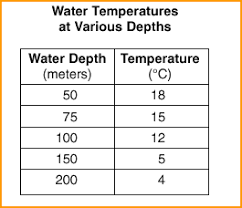
#> input picture images/shh.png, 242 x 208 px
$ python ocr.py --image images/shh.png
#> lines starting #> are read from the running program, lines starting #| are printed output that depends on the picture; after the words box and inside, x2 and y2 are one past the last pixel; in counts of white or black regions, pixels touching at a corner belong together
# USAGE
# python ocr.py --image images/example_01.png
# python ocr.py --image images/example_02.png  --preprocess blur

# import the necessary packages
from PIL import Image
from pyimagesearch.shapedetector import ShapeDetector
import pytesseract
import argparse
import cv2
import os
import numpy as np
import imutils


# construct the argument parse and parse the arguments
ap = argparse.ArgumentParser()
ap.add_argument("-i", "--image", required=False,
	help="path to input image to be OCR'd")
ap.add_argument("-p", "--preprocess", type=str, default="thresh",
	help="type of preprocessing to be done")
args = vars(ap.parse_args())

# load the example image and convert it to grayscale
#image = cv2.imread(args["image"])
print(args["image"])

image = cv2.imread('images/shh.png')
#> image is the input picture: shape (208, 242, 3); mean B, G, R 229.5, 234.1, 237.4
#python ocr.py --image images/example_01.png
gray = cv2.cvtColor(image, cv2.COLOR_BGR2GRAY)


resized = imutils.resize(image, width=300)
ratio = image.shape[0] / float(resized.shape[0])
#> ratio = 0.809
grayshape = cv2.cvtColor(resized, cv2.COLOR_BGR2GRAY)
blurred = cv2.GaussianBlur(grayshape, (5, 5), 0)
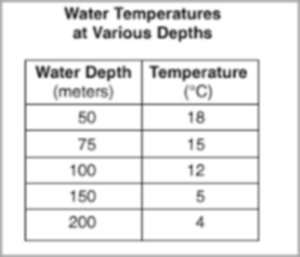
#> blurred: shape (257, 300); min 47, max 255, mean 234.6
thresh = cv2.threshold(blurred, 60, 255, cv2.THRESH_BINARY)[1]
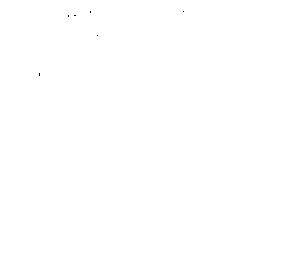
#> thresh: shape (257, 300); 100% white; black in thin lines or dots, all inside (x1, y1, x2, y2) = (39, 11, 184, 76)


def sort_contours(cnts, method="left-to-right"):
    # initialize the reverse flag and sort index
    reverse = False
    i = 0

    # handle if we need to sort in reverse
    if method == "right-to-left" or method == "bottom-to-top":
        reverse = True

    # handle if we are sorting against the y-coordinate rather than
    # the x-coordinate of the bounding box
    if method == "top-to-bottom" or method == "bottom-to-top":
        i = 1

    # construct the list of bounding boxes and sort them from top to
    # bottom
    boundingBoxes = [cv2.boundingRect(c) for c in cnts]
    (cnts, boundingBoxes) = zip(*sorted(zip(cnts, boundingBoxes),
                                        key=lambda b: b[1][i], reverse=reverse))

    # return the list of sorted contours and bounding boxes
    return (cnts, boundingBoxes)

def box_extraction(img_for_box_extraction_path, cropped_dir_path):

#> called with img_for_box_extraction_path = 'images/ex22.jpg', cropped_dir_path = './cropped/'
    img = cv2.imread(img_for_box_extraction_path, 0)  # Read the image
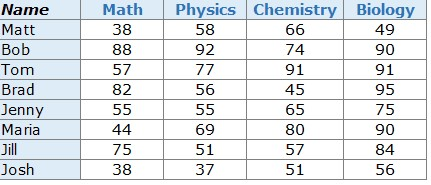
#> input picture images/ex22.jpg, 431 x 185 px
#> img: shape (185, 431); min 0, max 255, mean 230.5
    (thresh, img_bin) = cv2.threshold(img, 128, 255,
                                      cv2.THRESH_BINARY | cv2.THRESH_OTSU)  # Thresholding the image
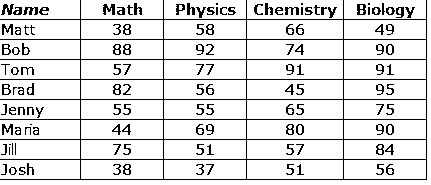
#> img_bin: shape (185, 431); 88.1% white; black in thin lines or dots
#> thresh = 173
    img_bin = 255-img_bin  # Invert the image
#> img_bin: shape (185, 431); 11.9% white in thin lines or dots

    cv2.imwrite("Image_bin.jpg",img_bin)

    # Defining a kernel length
    kernel_length = np.array(img).shape[1]//40
#> kernel_length = 10

    # A verticle kernel of (1 X kernel_length), which will detect all the verticle lines from the image.
    verticle_kernel = cv2.getStructuringElement(cv2.MORPH_RECT, (1, kernel_length))
#> verticle_kernel = [1, 1, 1, 1, 1, 1, 1, 1, 1, 1]
    # A horizontal kernel of (kernel_length X 1), which will help to detect all the horizontal line from the image.
    hori_kernel = cv2.getStructuringElement(cv2.MORPH_RECT, (kernel_length, 1))
    # A kernel of (3 X 3) ones.
    kernel = cv2.getStructuringElement(cv2.MORPH_RECT, (3, 3))

    # Morphological operation to detect verticle lines from an image
    img_temp1 = cv2.erode(img_bin, verticle_kernel, iterations=3)
#> img_temp1: shape (185, 431); 1.1% white in thin lines or dots, all inside (x1, y1, x2, y2) = (80, 0, 427, 168)
    verticle_lines_img = cv2.dilate(img_temp1, verticle_kernel, iterations=3)
#> verticle_lines_img: shape (185, 431); 1.1% white in thin lines or dots, all inside (x1, y1, x2, y2) = (80, 0, 427, 183)
    cv2.imwrite("verticle_lines.jpg",verticle_lines_img)

    # Morphological operation to detect horizontal lines from an image
    img_temp2 = cv2.erode(img_bin, hori_kernel, iterations=3)
#> img_temp2: shape (185, 431); 4.7% white in thin lines or dots, all inside (x1, y1, x2, y2) = (0, 19, 415, 180)
    horizontal_lines_img = cv2.dilate(img_temp2, hori_kernel, iterations=3)
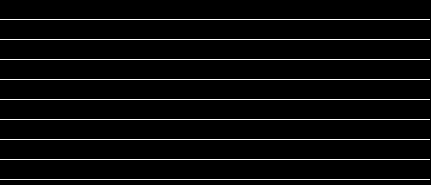
#> horizontal_lines_img: shape (185, 431); 4.9% white in thin lines or dots, all inside (x1, y1, x2, y2) = (0, 19, 430, 180)
    cv2.imwrite("horizontal_lines.jpg",horizontal_lines_img)

    # Weighting parameters, this will decide the quantity of an image to be added to make a new image.
    alpha = 0.5
    beta = 1.0 - alpha
    # This function helps to add two image with specific weight parameter to get a third image as summation of two image.
    img_final_bin = cv2.addWeighted(verticle_lines_img, alpha, horizontal_lines_img, beta, 0.0)
    img_final_bin = cv2.erode(~img_final_bin, kernel, iterations=2)
    (thresh, img_final_bin) = cv2.threshold(img_final_bin, 128, 255, cv2.THRESH_BINARY | cv2.THRESH_OTSU)
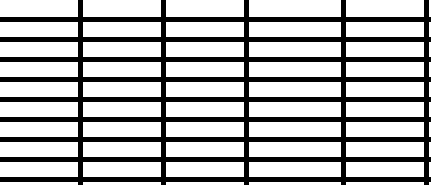
#> img_final_bin: shape (185, 431); 71.3% white; 1 black region
#> thresh = 127

    # For Debugging
    # Enable this line to see verticle and horizontal lines in the image which is used to find boxes
    cv2.imwrite("img_final_bin.jpg",img_final_bin)
    # Find contours for image, which will detect all the boxes

    print(img_final_bin,cv2.RETR_TREE, cv2.CHAIN_APPROX_SIMPLE)
#> (printed output is left out)
    cv2.imshow("img_final_bin", img_final_bin)

    contours, hierarchy = cv2.findContours(img_final_bin, cv2.RETR_TREE, cv2.CHAIN_APPROX_SIMPLE)
#> contours = 60 contours, 10 with area under 20; largest, box (x1, y1, x2, y2) and area: (249, 0, 341, 17) 1456, (249, 162, 341, 177) 1274, (249, 142, 341, 157) 1274, (249, 122, 341, 137) 1274, (249, 102, 341, 117) 1274
    # Sort all the contours by top to bottom.
    (contours, boundingBoxes) = sort_contours(contours, method="top-to-bottom")
#> in sort_contours, `boundingBoxes = [cv2.boundingRect(c) for c in cnts]`: boundingBoxes = 60 items, first 6: (429, 182, 2, 3), (346, 182, 78, 3), (249, 182, 92, 3), (166, 182, 78, 3), (83, 182, 78, 3), (0, 182, 78, 3)
#> in sort_contours, `(cnts, boundingBoxes) = zip(*sorted(zip(cnts, boundingBoxes), key=lamb..`: cnts = 60 contours, 10 with area under 20; largest, box (x1, y1, x2, y2) and area: (249, 0, 341, 17) 1456, (249, 22, 341, 37) 1274, (249, 42, 341, 57) 1274, (249, 62, 341, 77) 1274, (249, 82, 341, 97) 1274; boundingBoxes = 60 items, first 6: (429, 0, 2, 17), (346, 0, 78, 17), (249, 0, 92, 17), (166, 0, 78, 17), (83, 0, 78, 17), (0, 0, 78, 17)
#> contours has the same summary as cnts in sort_contours

    idx = 0
    for c in contours:
        # Returns the location and width,height for every contour
        x, y, w, h = cv2.boundingRect(c)

        # If the box height is greater then 20, widht is >80, then only save it as a box in "cropped/" folder.
        if (w > 50 and h > 10) and w > 3*h:
            idx += 1
            new_img = img[y:y+h, x:x+w]
            cv2.imwrite(cropped_dir_path+str(idx) + '.png', new_img)
            text = pytesseract.image_to_string(new_img)
            print('done',text)
#> this loop made 2 passes
#> (c, x, y, w, h, idx) on pass 2: ([[346, 0], [346, 16], [423, 16], [423, 0]], 346, 0, 78, 17, 1)
#> (c, x, y, w, h) on pass 1: ([[429, 0], [429, 16], [430, 16], [430, 0]], 429, 0, 2, 17)
#> after the loop, idx = 1


    # For Debugging
    # Enable this line to see all contours.
    # cv2.drawContours(img, contours, -1, (0, 0, 255), 3)
    # cv2.imwrite("./Temp/img_contour.jpg", img)


box_extraction("images/ex22.jpg", "./cropped/")
#> (the call stopped at in box_extraction, `text = pytesseract.image_to_string(new_img)`: pytesseract is not available in this run)


#cv2.imshow("Image", gray)

# check to see if we should apply thresholding to preprocess the
# image
if args["preprocess"] == "thresh":
	gray = cv2.threshold(gray, 0, 255,
		cv2.THRESH_BINARY | cv2.THRESH_OTSU)[1]
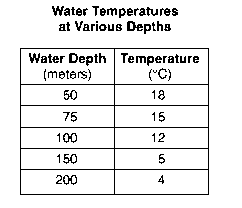
#> gray: shape (208, 242); 91.7% white; black in thin lines or dots, all inside (x1, y1, x2, y2) = (20, 6, 209, 195)

# make a check to see if median blurring should be done to remove
# noise
elif args["preprocess"] == "blur":
	gray = cv2.medianBlur(gray, 3)

# write the grayscale image to disk as a temporary file so we can
# apply OCR to it
filename = "{}.png".format(os.getpid())
cv2.imwrite(filename, gray)

# load the image as a PIL/Pillow image, apply OCR, and then delete
# the temporary file
#> (the run stopped early here; a loop or call above may not have finished)
